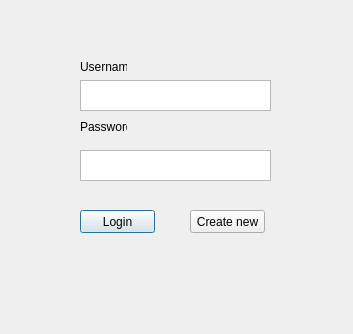
<?xml version="1.0" encoding="UTF-8"?>
<ui version="4.0">
 <class>Dialog</class>
 <widget class="QDialog" name="Dialog">
  <property name="windowModality">
   <enum>Qt::ApplicationModal</enum>
  </property>
  <property name="geometry">
   <rect>
    <x>0</x>
    <y>0</y>
    <width>353</width>
    <height>334</height>
   </rect>
  </property>
  <property name="windowTitle">
   <string>Login</string>
  </property>
  <property name="modal">
   <bool>true</bool>
  </property>
  <widget class="QTextEdit" name="usernameInput">
   <property name="geometry">
    <rect>
     <x>80</x>
     <y>80</y>
     <width>191</width>
     <height>31</height>
    </rect>
   </property>
  </widget>
  <widget class="QTextEdit" name="passwordInput">
   <property name="geometry">
    <rect>
     <x>80</x>
     <y>150</y>
     <width>191</width>
     <height>31</height>
    </rect>
   </property>
  </widget>
  <widget class="QPushButton" name="loginButton">
   <property name="geometry">
    <rect>
     <x>80</x>
     <y>210</y>
     <width>75</width>
     <height>23</height>
    </rect>
   </property>
   <property name="text">
    <string>Login</string>
   </property>
  </widget>
  <widget class="QPushButton" name="newAccountButton">
   <property name="geometry">
    <rect>
     <x>190</x>
     <y>210</y>
     <width>75</width>
     <height>23</height>
    </rect>
   </property>
   <property name="text">
    <string>Create new</string>
   </property>
  </widget>
  <widget class="QLabel" name="usernameLable">
   <property name="geometry">
    <rect>
     <x>80</x>
     <y>60</y>
     <width>47</width>
     <height>13</height>
    </rect>
   </property>
   <property name="text">
    <string>Username</string>
   </property>
  </widget>
  <widget class="QLabel" name="passwordLable">
   <property name="geometry">
    <rect>
     <x>80</x>
     <y>120</y>
     <width>47</width>
     <height>13</height>
    </rect>
   </property>
   <property name="text">
    <string>Password</string>
   </property>
  </widget>
 </widget>
 <resources/>
 <connections/>
</ui>
